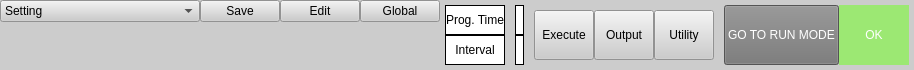
      <widget class="QFrame" name="frame_mainSettingGeneral_ModGuiMain">
       <property name="maximumSize">
        <size>
         <width>16777215</width>
         <height>60</height>
        </size>
       </property>
       <property name="styleSheet">
        <string notr="true">background-color: rgb(204, 204, 204);</string>
       </property>
       <layout class="QHBoxLayout" name="horizontalLayout_2">
        <property name="spacing">
         <number>0</number>
        </property>
        <property name="leftMargin">
         <number>0</number>
        </property>
        <property name="topMargin">
         <number>0</number>
        </property>
        <property name="rightMargin">
         <number>0</number>
        </property>
        <property name="bottomMargin">
         <number>0</number>
        </property>
        <item>
         <layout class="QVBoxLayout" name="verticalLayout_14">
          <property name="spacing">
           <number>0</number>
          </property>
          <property name="bottomMargin">
           <number>0</number>
          </property>
          <item>
           <layout class="QHBoxLayout" name="horizontalLayout_15">
            <property name="spacing">
             <number>0</number>
            </property>
            <property name="leftMargin">
             <number>0</number>
            </property>
            <property name="topMargin">
             <number>0</number>
            </property>
            <property name="rightMargin">
             <number>0</number>
            </property>
            <property name="bottomMargin">
             <number>0</number>
            </property>
            <item>
             <widget class="QComboBox" name="combox_setProgram_ModGuiMain">
              <property name="minimumSize">
               <size>
                <width>200</width>
                <height>0</height>
               </size>
              </property>
              <item>
               <property name="text">
                <string>Setting</string>
               </property>
              </item>
             </widget>
            </item>
            <item>
             <widget class="QPushButton" name="btn_saveProgram_ModGuiMain">
              <property name="text">
               <string>Save</string>
              </property>
             </widget>
            </item>
            <item>
             <widget class="QPushButton" name="btn_editProgram_ModGuiMain">
              <property name="text">
               <string>Edit</string>
              </property>
             </widget>
            </item>
            <item>
             <widget class="QPushButton" name="btn_Global_ModGuiMain">
              <property name="text">
               <string>Global</string>
              </property>
             </widget>
            </item>
           </layout>
          </item>
          <item>
           <spacer name="verticalSpacer">
            <property name="orientation">
             <enum>Qt::Vertical</enum>
            </property>
            <property name="sizeHint" stdset="0">
             <size>
              <width>20</width>
              <height>40</height>
             </size>
            </property>
           </spacer>
          </item>
         </layout>
        </item>
        <item>
         <layout class="QHBoxLayout" name="horizontalLayout_6">
          <property name="spacing">
           <number>0</number>
          </property>
          <property name="leftMargin">
           <number>5</number>
          </property>
          <property name="topMargin">
           <number>5</number>
          </property>
          <property name="rightMargin">
           <number>5</number>
          </property>
          <property name="bottomMargin">
           <number>5</number>
          </property>
          <item>
           <layout class="QVBoxLayout" name="verticalLayout_13">
            <property name="spacing">
             <number>0</number>
            </property>
            <property name="leftMargin">
             <number>0</number>
            </property>
            <property name="topMargin">
             <number>0</number>
            </property>
            <property name="rightMargin">
             <number>0</number>
            </property>
            <property name="bottomMargin">
             <number>0</number>
            </property>
            <item>
             <widget class="QLabel" name="lab_ProgramTime_mainSettingGeneral_ModGuiMain">
              <property name="styleSheet">
               <string notr="true">background-color: rgb(255, 255, 255);</string>
              </property>
              <property name="frameShape">
               <enum>QFrame::Box</enum>
              </property>
              <property name="text">
               <string>Prog. Time</string>
              </property>
              <property name="alignment">
               <set>Qt::AlignCenter</set>
              </property>
             </widget>
            </item>
            <item>
             <widget class="QLabel" name="lab_Interval_mainSettingGeneral_ModGuiMain">
              <property name="styleSheet">
               <string notr="true">background-color: rgb(255, 255, 255);</string>
              </property>
              <property name="frameShape">
               <enum>QFrame::Box</enum>
              </property>
              <property name="text">
               <string>Interval</string>
              </property>
              <property name="alignment">
               <set>Qt::AlignCenter</set>
              </property>
             </widget>
            </item>
           </layout>
          </item>
          <item>
           <spacer name="horizontalSpacer">
            <property name="orientation">
             <enum>Qt::Horizontal</enum>
            </property>
            <property name="sizeType">
             <enum>QSizePolicy::Fixed</enum>
            </property>
            <property name="sizeHint" stdset="0">
             <size>
              <width>10</width>
              <height>20</height>
             </size>
            </property>
           </spacer>
          </item>
          <item>
           <layout class="QVBoxLayout" name="verticalLayout_5">
            <property name="spacing">
             <number>0</number>
            </property>
            <item>
             <widget class="QLabel" name="lab_showProgramTime_mainSettingGeneral_ModGuiMain">
              <property name="styleSheet">
               <string notr="true">background-color: rgb(255, 255, 255);</string>
              </property>
              <property name="frameShape">
               <enum>QFrame::Box</enum>
              </property>
              <property name="text">
               <string/>
              </property>
              <property name="alignment">
               <set>Qt::AlignCenter</set>
              </property>
             </widget>
            </item>
            <item>
             <widget class="QLabel" name="lab_showInterval_mainSettingGeneral_ModGuiMain">
              <property name="styleSheet">
               <string notr="true">background-color: rgb(255, 255, 255);</string>
              </property>
              <property name="frameShape">
               <enum>QFrame::Box</enum>
              </property>
              <property name="text">
               <string/>
              </property>
              <property name="alignment">
               <set>Qt::AlignCenter</set>
              </property>
             </widget>
            </item>
           </layout>
          </item>
         </layout>
        </item>
        <item>
         <layout class="QHBoxLayout" name="horizontalLayout_14">
          <property name="spacing">
           <number>0</number>
          </property>
          <property name="leftMargin">
           <number>5</number>
          </property>
          <property name="topMargin">
           <number>5</number>
          </property>
          <property name="rightMargin">
           <number>5</number>
          </property>
          <property name="bottomMargin">
           <number>5</number>
          </property>
          <item>
           <widget class="QPushButton" name="btn_Execute_mainSettingGeneral_ModGuiMain">
            <property name="minimumSize">
             <size>
              <width>0</width>
              <height>50</height>
             </size>
            </property>
            <property name="maximumSize">
             <size>
              <width>60</width>
              <height>16777215</height>
             </size>
            </property>
            <property name="text">
             <string>Execute</string>
            </property>
           </widget>
          </item>
          <item>
           <widget class="QPushButton" name="btn_Output_mainSettingGeneral_ModGuiMain">
            <property name="minimumSize">
             <size>
              <width>0</width>
              <height>50</height>
             </size>
            </property>
            <property name="maximumSize">
             <size>
              <width>60</width>
              <height>16777215</height>
             </size>
            </property>
            <property name="text">
             <string>Output</string>
            </property>
           </widget>
          </item>
          <item>
           <widget class="QPushButton" name="btn_Utility">
            <property name="minimumSize">
             <size>
              <width>0</width>
              <height>50</height>
             </size>
            </property>
            <property name="maximumSize">
             <size>
              <width>60</width>
              <height>16777215</height>
             </size>
            </property>
            <property name="text">
             <string>Utility</string>
            </property>
           </widget>
          </item>
          <item>
           <layout class="QHBoxLayout" name="horizontalLayout_16">
            <property name="spacing">
             <number>0</number>
            </property>
            <property name="leftMargin">
             <number>10</number>
            </property>
            <property name="rightMargin">
             <number>0</number>
            </property>
            <item>
             <widget class="QPushButton" name="btn_GotoRunMode_mainSettingGeneral_ModGuiMain">
              <property name="minimumSize">
               <size>
                <width>90</width>
                <height>60</height>
               </size>
              </property>
              <property name="autoFillBackground">
               <bool>false</bool>
              </property>
              <property name="styleSheet">
               <string notr="true">background-color: rgb(117, 117, 117);
color: rgb(255, 255, 255);</string>
              </property>
              <property name="text">
               <string>GO TO RUN MODE</string>
              </property>
             </widget>
            </item>
            <item>
             <widget class="QLabel" name="lab_showStatusChecking_mainSettingGeneral_ModGuiMain">
              <property name="minimumSize">
               <size>
                <width>70</width>
                <height>0</height>
               </size>
              </property>
              <property name="autoFillBackground">
               <bool>false</bool>
              </property>
              <property name="styleSheet">
               <string notr="true">color: rgb(255, 255, 255);
background-color: rgb(156, 232, 115);
font: 28pt &quot;Waree&quot;;
</string>
              </property>
              <property name="text">
               <string>OK</string>
              </property>
              <property name="textFormat">
               <enum>Qt::PlainText</enum>
              </property>
              <property name="alignment">
               <set>Qt::AlignCenter</set>
              </property>
             </widget>
            </item>
           </layout>
          </item>
         </layout>
        </item>
       </layout>
      </widget>
